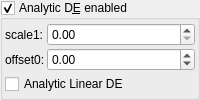
    <widget class="MyGroupBox" name="groupCheck_analyticDE_enabled">
     <property name="title">
      <string>Analytic D&amp;E enabled</string>
     </property>
     <property name="checkable">
      <bool>true</bool>
     </property>
     <layout class="QVBoxLayout" name="verticalLayout_12" stretch="0,0">
      <property name="spacing">
       <number>2</number>
      </property>
      <property name="leftMargin">
       <number>2</number>
      </property>
      <property name="topMargin">
       <number>2</number>
      </property>
      <property name="rightMargin">
       <number>2</number>
      </property>
      <property name="bottomMargin">
       <number>2</number>
      </property>
      <item>
       <layout class="QGridLayout" name="gridLayout_28" columnstretch="0,0,1">
        <property name="spacing">
         <number>2</number>
        </property>
        <item row="1" column="1">
         <widget class="QLabel" name="label_178">
          <property name="text">
           <string>offset0:</string>
          </property>
         </widget>
        </item>
        <item row="0" column="1">
         <widget class="QLabel" name="label_179">
          <property name="text">
           <string>scale1:</string>
          </property>
         </widget>
        </item>
        <item row="0" column="2">
         <widget class="MyDoubleSpinBox" name="spinbox_analyticDE_scale_1">
          <property name="sizePolicy">
           <sizepolicy hsizetype="Minimum" vsizetype="Maximum">
            <horstretch>0</horstretch>
            <verstretch>0</verstretch>
           </sizepolicy>
          </property>
          <property name="prefix">
           <string/>
          </property>
          <property name="suffix">
           <string/>
          </property>
          <property name="decimals">
           <number>2</number>
          </property>
          <property name="minimum">
           <double>0.000000000000000</double>
          </property>
          <property name="maximum">
           <double>99.989999999999995</double>
          </property>
          <property name="singleStep">
           <double>0.100000000000000</double>
          </property>
         </widget>
        </item>
        <item row="1" column="2">
         <widget class="MyDoubleSpinBox" name="spinbox_analyticDE_offset_0">
          <property name="sizePolicy">
           <sizepolicy hsizetype="Minimum" vsizetype="Maximum">
            <horstretch>0</horstretch>
            <verstretch>0</verstretch>
           </sizepolicy>
          </property>
          <property name="prefix">
           <string/>
          </property>
          <property name="suffix">
           <string/>
          </property>
          <property name="decimals">
           <number>2</number>
          </property>
          <property name="minimum">
           <double>-99.989999999999995</double>
          </property>
          <property name="maximum">
           <double>99.989999999999995</double>
          </property>
          <property name="singleStep">
           <double>0.100000000000000</double>
          </property>
         </widget>
        </item>
       </layout>
      </item>
      <item>
       <widget class="MyCheckBox" name="checkBox_analyticDE_enabled_false">
        <property name="toolTip">
         <string>&lt;html&gt;&lt;head/&gt;&lt;body&gt;&lt;p&gt;Can sometimes improve render quality when using analytic DE&lt;/p&gt;&lt;/body&gt;&lt;/html&gt;</string>
        </property>
        <property name="text">
         <string>Analytic Linear DE</string>
        </property>
       </widget>
      </item>
     </layout>
    </widget>
